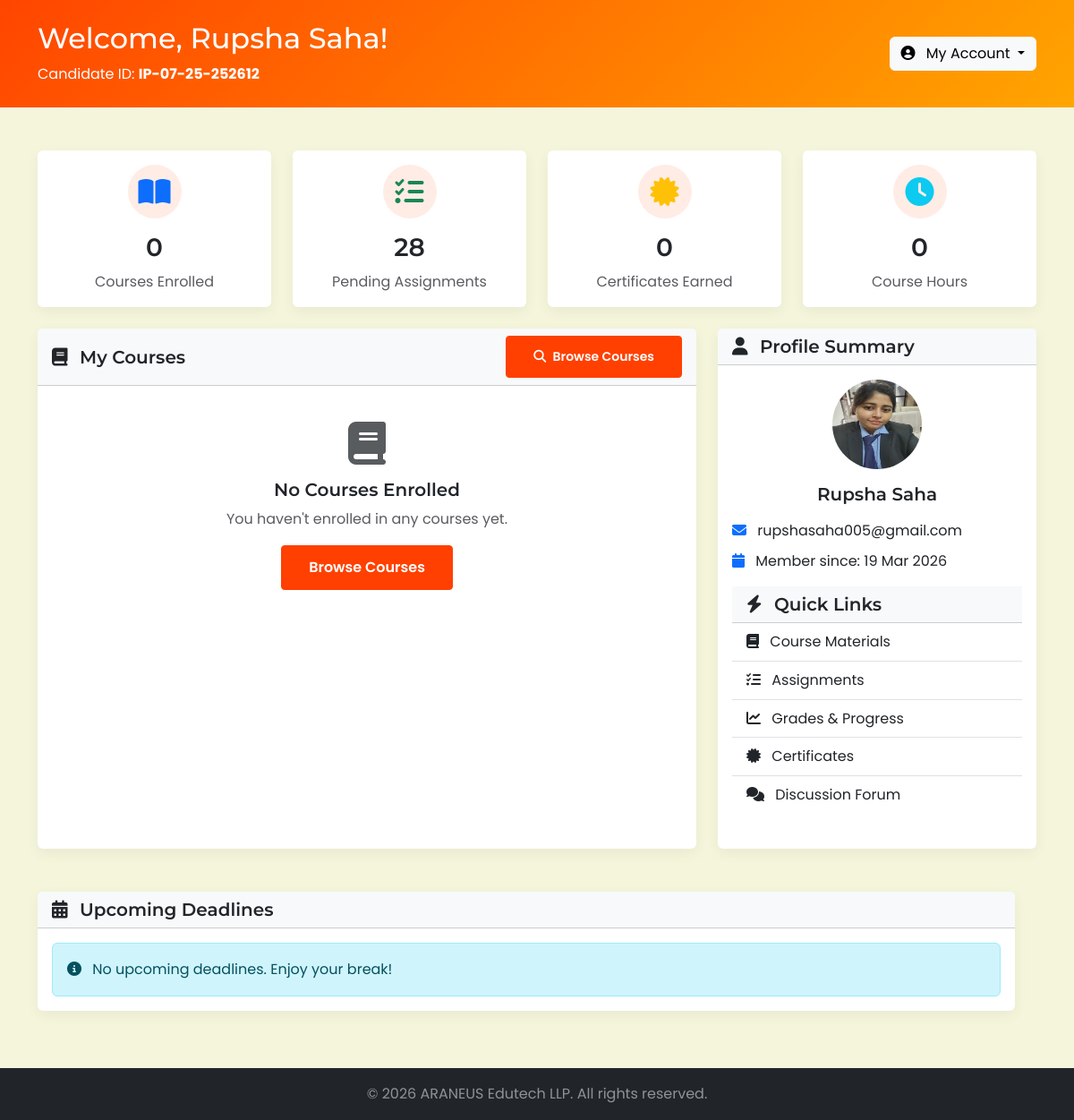
/portal/dashboard.php (signed in), run on the app's committed database.
### tables this page shows
CREATE TABLE `students` (
  `id` int(11) NOT NULL,
  `candidate_id` varchar(50) NOT NULL,
  `full_name` varchar(100) NOT NULL,
  `phone` varchar(15) DEFAULT NULL,
  `email` varchar(100) NOT NULL,
  `password` varchar(255) NOT NULL,
  `father_name` varchar(100) NOT NULL,
  `time_hours` int(11) NOT NULL,
  `address` text NOT NULL,
  `highest_qualification` varchar(50) DEFAULT NULL,
  `current_organization` varchar(50) DEFAULT NULL,
  `org_i_card` varchar(50) DEFAULT NULL,
  `github_link` varchar(255) DEFAULT NULL,
  `qr_code_path` varchar(255) DEFAULT NULL,
  `profile_picture` varchar(255) DEFAULT NULL,
  `status` enum('active','inactive','pending') DEFAULT 'pending',
  `last_login` datetime DEFAULT NULL,
  `email_verified` tinyint(1) DEFAULT 1,
  `verification_token` varchar(100) DEFAULT NULL,
  `reset_token` varchar(100) DEFAULT NULL,
  `reset_expiry` datetime DEFAULT NULL,
  `created_at` timestamp NOT NULL DEFAULT current_timestamp(),
  `updated_at` timestamp NOT NULL DEFAULT current_timestamp() ON UPDATE current_timestamp()
);

### portal/dashboard.php (the view, shortened to what the rows shown need)
<?php
require_once 'includes/header.php';
?>
<section class="py-5">
    <div class="container">
        <div class="row">
            <div class="col-lg-3 col-md-6 mb-4">
                <div class="card stat-card">
                    <div class="card-body text-center">
                        <div class="stat-icon mb-3">
                            <i class="fas fa-clock fa-2x text-info"></i>
                        </div>
                        <h3 class="mb-2"><?php echo htmlspecialchars($studentData['time_hours']); ?></h3>
                        <p class="text-muted mb-0">Course Hours</p>
                    </div>
                </div>
            </div>
        </div>
        <div class="row">
            <div class="col-lg-4 mb-4">
                <div class="card mb-4">
                    <div class="card-body">
                        <div class="text-center mb-3">
                            <div class="profile-avatar mb-3">
                                <?php if ($studentData['profile_picture']): ?>
                                <img src="<?php echo SITE_URL; ?>uploads/profile_pictures/<?php echo htmlspecialchars($studentData['profile_picture']); ?>"
                                     alt="Profile" class="rounded-circle" width="100" height="100">
                                <?php endif; ?>
                            </div>
                            <h5><?php echo htmlspecialchars($studentData['full_name']); ?></h5>
                        </div>
                        <ul class="list-unstyled">
                            <li class="mb-2">
                                <i class="fas fa-envelope me-2 text-primary"></i>
                                <?php echo htmlspecialchars($studentData['email']); ?>
                            </li>
                            <li class="mb-2">
                                <i class="fas fa-calendar me-2 text-primary"></i>
                                Member since: <?php echo date('d M Y', strtotime($studentData['created_at'])); ?>
                            </li>
                        </ul>
                </div>
            </div>
        </div>
    </div>
</section>
<?php
require_once 'includes/footer.php';
?>

### portal/includes/header.php (shortened to what the rows shown need)
<?php
require_once '../controller/Auth.php';
require_once '../controller/StudentController.php';
$auth = new Auth();
$student = new StudentController();
$studentId = $auth->getStudentId();
$studentData = $student->getStudentById($studentId);
?>
<!DOCTYPE html>
<html lang="en">
<head>
    <link href="https://cdn.jsdelivr.net/npm/bootstrap@5.3.0-alpha1/dist/css/bootstrap.min.css" rel="stylesheet">
    <link rel="stylesheet" href="https://cdnjs.cloudflare.com/ajax/libs/font-awesome/6.4.0/css/all.min.css">
    <link rel="stylesheet" href="<?php echo SITE_URL; ?>assets/css/style.css">
    <link rel="icon" type="image/x-icon" href="<?php echo SITE_URL; ?>assets/images/icon.png"></head>
<body>
    <section class="dashboard-header bg-primary text-white py-4">
        <div class="container">
            <div class="row align-items-center">
                <div class="col-md-8">
                    <h1 class="h2 mb-2">Welcome, <?php echo htmlspecialchars($studentData['full_name']); ?>!</h1>
                    <p class="mb-0">Candidate ID: <strong><?php echo htmlspecialchars($studentData['candidate_id']); ?></strong></p>
                </div>
            </div>
        </div>
    </section>

### data on the page
students: full_name "Rupsha Saha", candidate "IP-07-25-252612", time_hours "0", profile_picture (picture), email "rupshasaha005@gmail.com", created_at "19 Mar 2026"

### other printed values
$enrollmentsCount "0"
$pendingAssignments "28"
$certCount "0"
